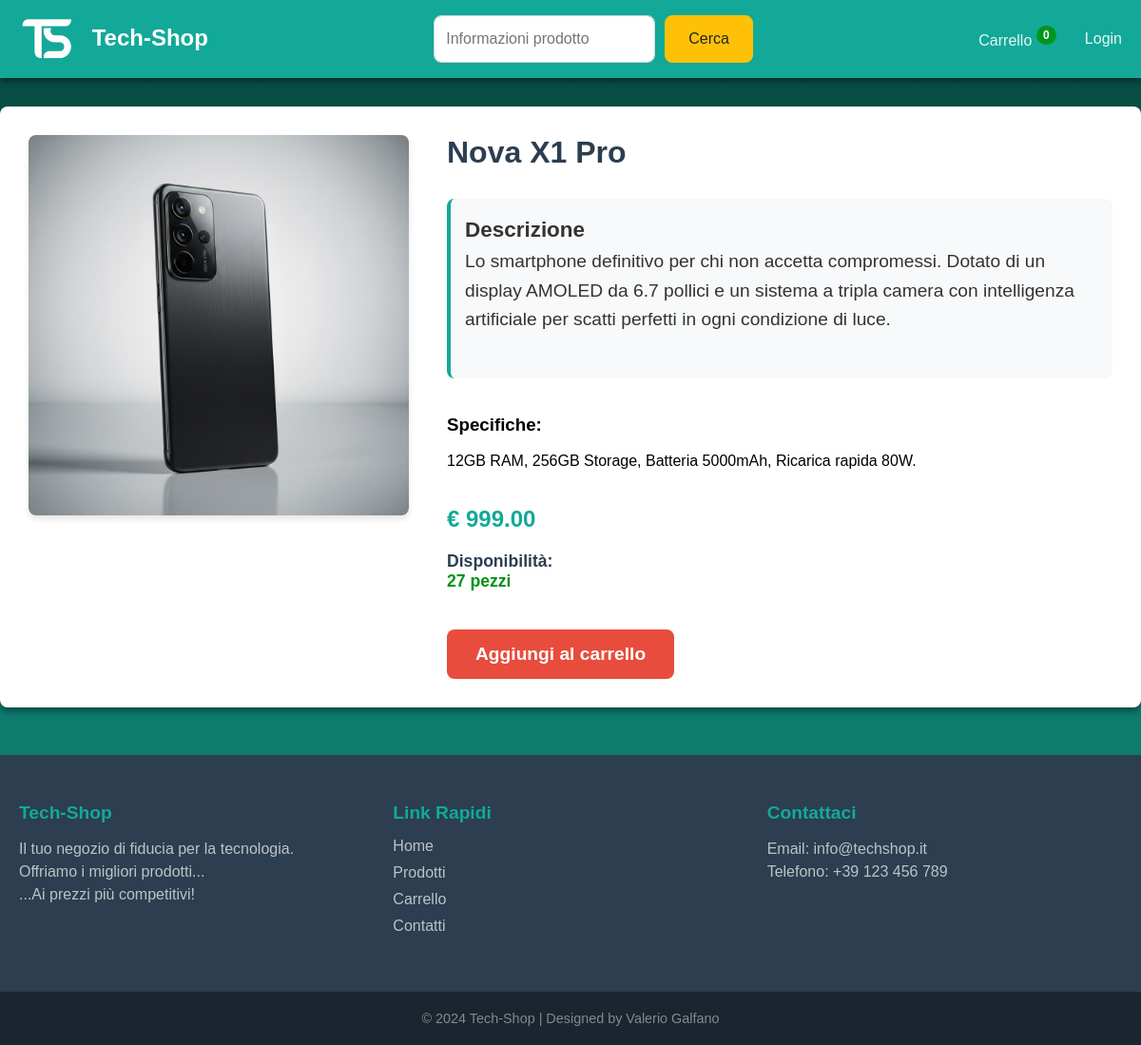
Page /product-info/1 on the committed database.
### shop_app/models/product.py (models this page shows, shortened)
class Product(models.Model):
    name = models.CharField(max_length=40)
    description = models.CharField(max_length=500, default='', blank=True, null=True)
    specs = models.CharField(max_length=300, default='', blank=True, null=True)
    price = models.DecimalField(max_digits=10, decimal_places=2, default=0)
    image = models.ImageField(upload_to='upload/products/')
    availability = models.IntegerField(default = 0)
    category = models.ForeignKey(Category, on_delete=models.CASCADE, default=1)

### productinfo_app/views.py (the view)
# urls.py: path('product-info/<int:pk>', views.productinfo, name='product-info'),
def productinfo(request, pk):
    product = Product.objects.get(pk=pk)
    return render(request, 'productinfo.html', {'product':product})

### cart_app/views.py (called while the page is built)
def cart_total_quantity(request):
    total_quantity = 0
    session_key = request.session.session_key
    if request.user.is_authenticated:
        cart = Cart.objects.filter(user=request.user).first()
    elif session_key:
        cart = Cart.objects.filter(session_key=session_key, user=None).first()
    else:
        cart = None
    if cart:
        total_quantity = sum(item.quantity for item in cart.items.all())
    return {'cart_total_quantity': total_quantity}

### productinfo_app/templates/productinfo.html (shortened to what this page needs)
{% extends 'base.html' %}
{% block content %}
<div class="container product-info-wrapper">
    <div class="product-image-container">
        {% if product.image %}
        <img src="{{product.image.url}}" alt="{{product.name}}">
        {% endif %}
    </div>
    <div class="product-info-container">
        <h1 class="product-info-name">{{product.name}}</h1>
        <div class="product-info-description">
            <h3>Descrizione</h3>
            <p>{{product.description}}</p><br>
        </div>
        <div class="product-info-specs">
            <br>
            <h3>Specifiche:</h3><br>
            <p>{{product.specs}}</p><br>
        </div>
        <div class="product-info-price">
            € {{product.price}}
        </div>
        <div class="product-info-availability">
            <p>Disponibilità: <br>
                {% if product.availability == 0 %}
                <span style="color: red">
                    Esaurito
                </span>
                {% elif product.availability < 10 %} <span style="color: #db9200">
                    Affrettati, ultimi {{ product.availability }} pezzi rimasti!
                    </span>
                    {% else %}
                    <span style="color: #009316;">
                        {{ product.availability }} pezzi
                    </span>
                    {% endif %}
            </p>
        </div>
        <div class="product-info-actions">
            {% if product.availability != 0 %}
            <form action="{% url 'add_to_cart' product.id %}" method="post">
                <button type="submit" class="btn-add-cart">
                    Aggiungi al carrello
                </button>
            </form>
            {% endif %}
        </div>
    </div>
</div>
{% endblock %}

### shop_app/static/css/style.css (style rules this page uses)
* { box-sizing: border-box; margin: 0; padding: 0; }
body { background-color: #0d7c6f; min-height: 100vh; background-image: linear-gradient(0deg, #0d7c6f 30%, #07473f 100%); background-repeat: no-repeat; background-attachment: fixed; font-family: Arial, Helvetica, sans-serif; display: flex; flex-direction: column; }
.container { max-width: 1200px; margin: 0 auto; padding: 0 20px; }
:root { --primary-color: #12a998; --secondary-color: #2C3E50; --full_badge-color: #E74C3C; --empty_badge-color: #00961b; --card-bg: #FFFFFF; --text-color: #333333; --text-light: #7F8C8D; --border-color: #E0E0E0; --shadow: 0 4px 6px rgba(0, 0, 0, 0.4); --radius: 8px; --transition: all 0.3s ease; }
.product-info-wrapper { display: flex; gap: 40px; margin-top: 30px; background: var(--card-bg); padding: 30px; border-radius: var(--radius); box-shadow: var(--shadow); }
.product-image-container { flex: 0 0 400px; }
.product-image-container img { width: 100%; height: auto; border-radius: var(--radius); object-fit: cover; box-shadow: 0 4px 6px rgba(0, 0, 0, 0.1); height: 400px; object-fit: cover; }
.product-info-container { flex: 1; display: flex; flex-direction: column; gap: 20px; }
.product-info-name { font-size: 2rem; color: var(--secondary-color); margin-bottom: 10px; }
.product-info-description, .card-text_specs { font-size: 1.2rem; color: var(--text-color); line-height: 1.6; background-color: #f8f9fa; padding: 15px; border-radius: var(--radius); border-left: 4px solid var(--primary-color); }
.product-info-availability { font-size: 1.1rem; color: var(--secondary-color); font-weight: 600; }
.product-info-price { font-size: 1.5rem; color: var(--primary-color); font-weight: bold; }
.product-info-actions { margin-top: 20px; }
.btn-add-cart { background-color: var(--full_badge-color); color: white; padding: 15px 30px; font-size: 1.2rem; font-weight: bold; border: none; border-radius: var(--radius); cursor: pointer; transition: var(--transition); max-width: 300px; }

### rows in the picture
Product: image (picture), name "Nova X1 Pro", description "Lo smartphone definitivo per chi non accetta compromessi. Dotato di un display AMOLED da 6.7 pollici e un sistema a tripla camera con intelligenza artificiale per scatti perfetti in ogni condizione di luce.", specs "12GB RAM, 256GB Storage, Batteria 5000mAh, Ricarica rapida 80W.", price "999.00", availability "27"

### other values in the picture
{{ cart_total_quantity }} "0"
